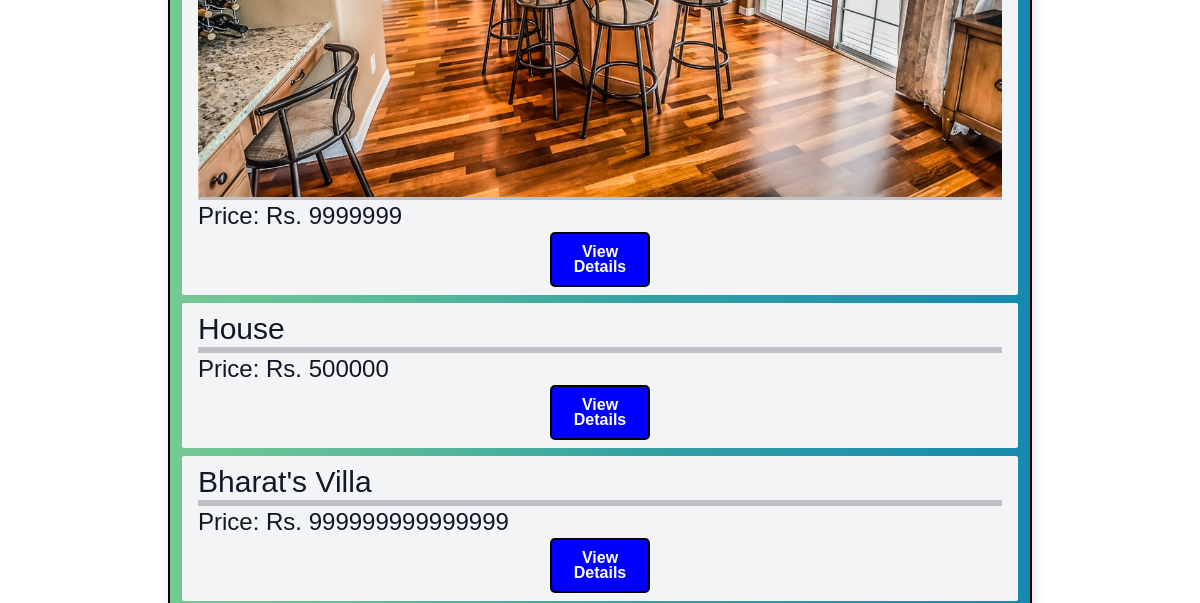
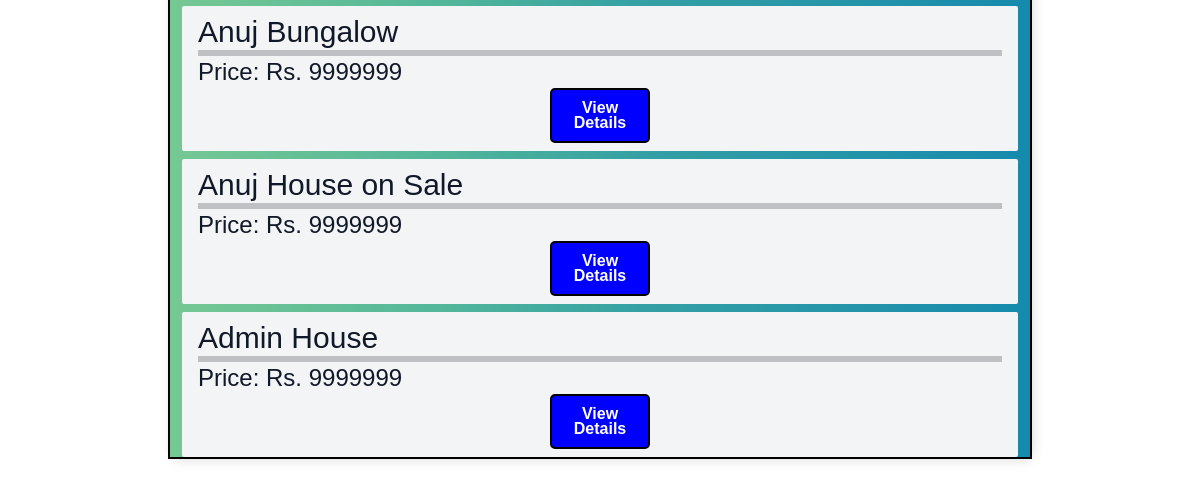
The app's page / (lower part), older data (2 pictures, top to bottom).
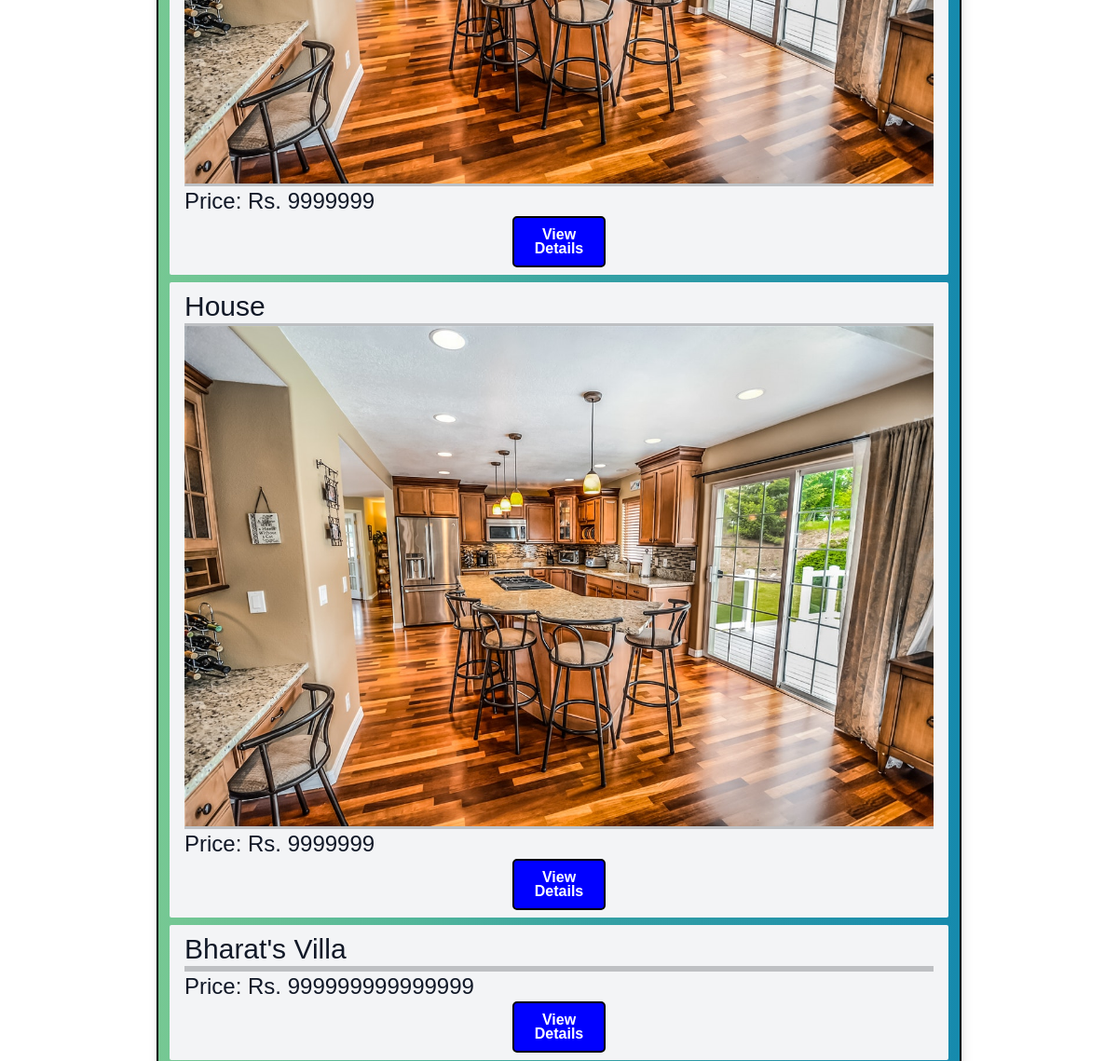
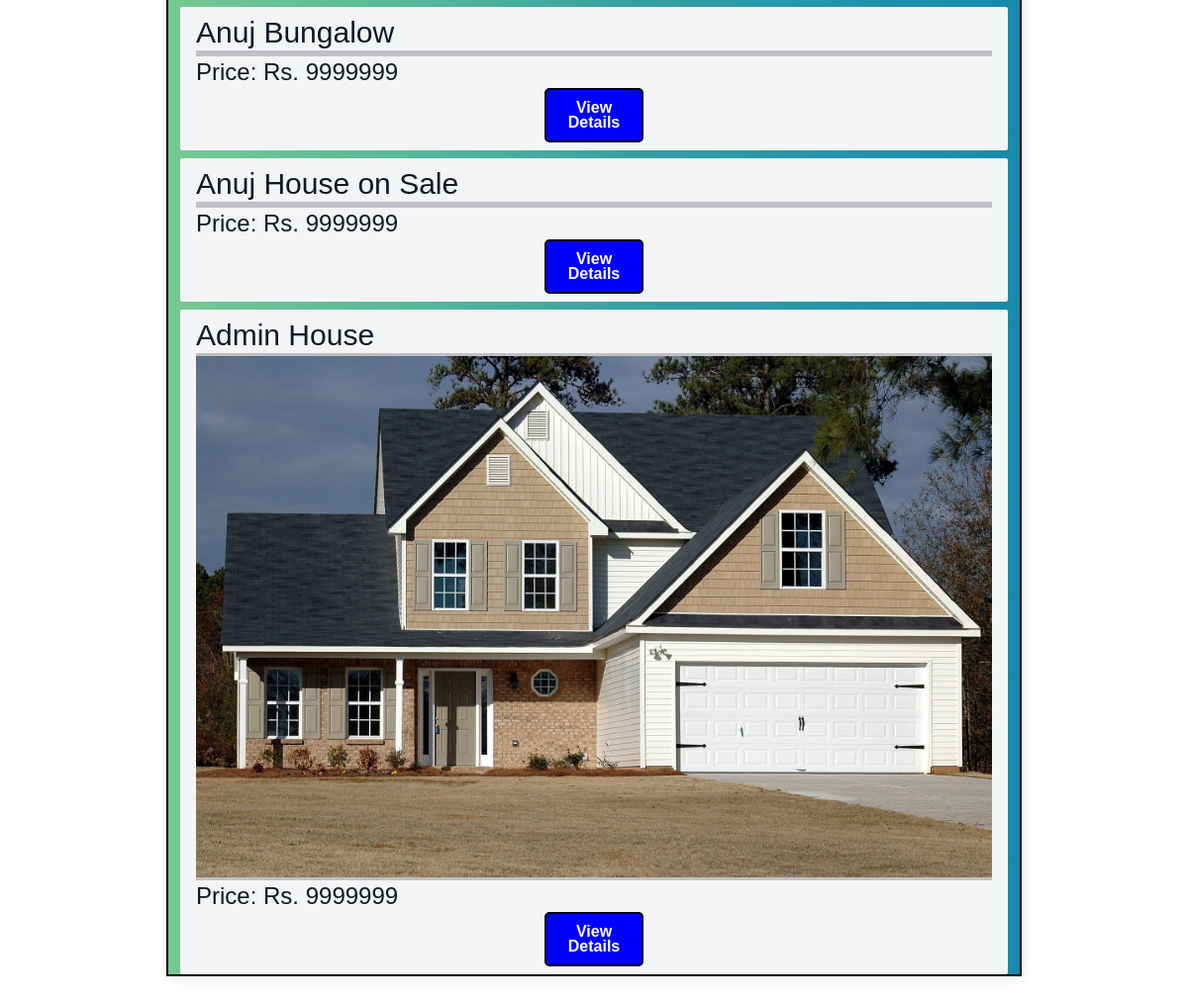
The same page, newer data (2 pictures, top to bottom).
### listings/models.py (models this page shows, shortened)
class Listing(models.Model):
    Title = models.CharField(max_length=30, default='House on Sale')
    slug = models.CharField(max_length=100, null=True, blank=True)
    Location = models.CharField(max_length=30, default='Kalanki')
    City = models.CharField(max_length=30, default='Kathmandu')
    Price = models.IntegerField(default=9999999)
    Bedroom = models.IntegerField(default=1)
    Bathroom = models.IntegerField(default=1)
    Floors = models.IntegerField(default=1)
    Parking = models.IntegerField(default=1)
    Face = models.CharField(max_length=30, default="East")
    Area = models.IntegerField(default=100)
    Road_Width = models.IntegerField(default=0)
    Road_Type = models.CharField(max_length=30, default="Concrete")
    Build_Area = models.IntegerField(default=100)
    Amenities = models.CharField(max_length=30, default="Bathroom")
    Contact_number = models.IntegerField(default=9845654321)
    Contact_mail = models.EmailField(max_length=30, default='admin@gmail.com')
    Image = models.ImageField(max_length = 254)
    user = models.ForeignKey(User, on_delete=models.SET_NULL,null=True)
    is_sold = models.BooleanField(default=False)
    Description = models.CharField(max_length=1000, default="Please describe your estate here. You may also justify the price of your estate here.")
    likes = models.ManyToManyField(User, related_name='estate')

### listings/views.py (the view)
# urls.py: path('', listing_list, name='listing_list'),
def listing_list(request):
    listings = Listing.objects.all()
    context = {
        "listings" : listings
    }
    return render(request, "listings.html", context)

### templates/listings.html (shortened to what this page needs)
<!DOCTYPE html>
<html lang="en">
<head>
    <script src="https://cdn.tailwindcss.com"></script>
    <link href="https://cdn.jsdelivr.net/npm/bootstrap@5.2.0-beta1/dist/css/bootstrap.min.css" rel="stylesheet"
>
</head>
<body>
    <div class="mx-auto max-w-5xl px-20 py-4">
    <div class="container">
        {% for listing in listings %}
        <div class="mt-2 px-3 py-2 bg-gray-100 rounded-sm">
            <h3 class="text-3xl text-gray-900">{{ listing.Title }}</h3><hr><hr><hr>
            {% if listing.Image %}
            <img src="{{ listing.Image.url }}" alt="">
            {% endif %}
            <hr><hr><hr><h2 class="text-2xl text-gray-900">Price: Rs. {{listing.Price}}</h2>
            <center><a href="/listings/{{ listing.slug }}/" class="button">View Details</a></center>
        </div>
        {% endfor %}
    </div>
</body>
</html>

### templates/listings.html (style rules this page uses)
.button { display: inline-block; width: 100px; height: 55px; background: blue !important; padding: 10px; text-align: center; border-radius: 5px; color: white; font-weight: bold; line-height: 15px; text-decoration: none; border: 2px solid #000; }
.container { max-width: 1550px; margin: auto; background-color: rgba(136, 5, 5, 0.421); -webkit-box-shadow: 2px 2px 13px -4px rgba(0, 0, 0, 0.21); box-shadow: 2px 2px 13px -4px rgba(0, 0, 0, 0.21); background: linear-gradient(90deg, #76C893 0%, #52B69A 32%, #34A0A4 55%, #168AAD 100%); border: 2px solid #000 }
body { background-size: cover; background-image: url('https://images.pexels.com/photos/235985/pexels-photo-235985.jpeg?auto=compress&cs=tinysrgb&w=1260&h=750&dpr=1'); font-family: sans-serif; margin-top: 80px; padding: 80px; }

Row changes from the older to the newer data that the page shows:
changed Listing "House": Image: picture added; Price "500000" → "9999999"
changed Listing "Admin House": Image: picture added
